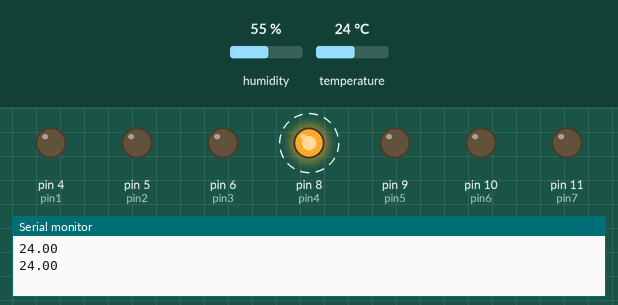
This sketch was run on a simulated Arduino Uno, built with avr-gcc and run on an emulated ATmega328P. Parts: output pins drawn as LEDs (lit = HIGH), the last lines printed to the serial monitor. Wiring (inferred from the names in the program): DHT11 sensor: data pin 7. Dashed ring = blinking. The inputs (shaded band) are chosen by the test bench; at power-on: temperature 24 °C, humidity 55 %. Pins used as bus, display or sensor lines are not drawn.

Above: at 1.8 s.
1.9 s: temperature set to 22 °C
6.0 s: temperature set to 19 °C
At 6.7 s:
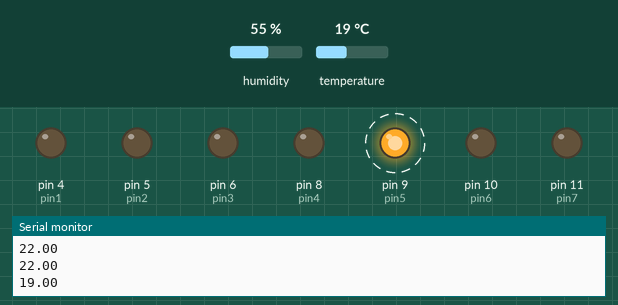
10.1 s: temperature set to 28 °C
At 10.6 s:
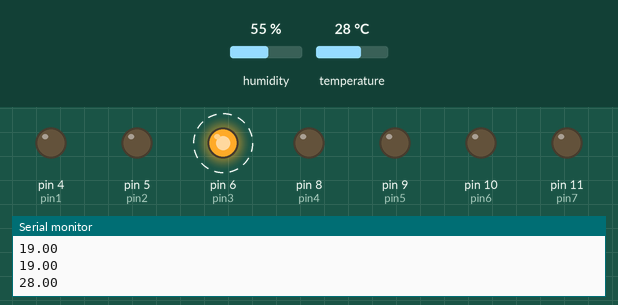
14.2 s: temperature set to 32 °C
17.7 s: temperature set to 35 °C
At 19.2 s:
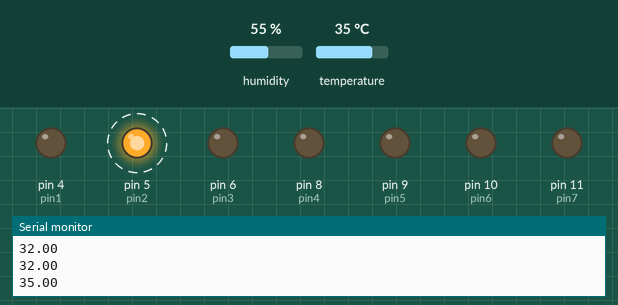
21.8 s: temperature set to 12 °C
At 23.3 s:
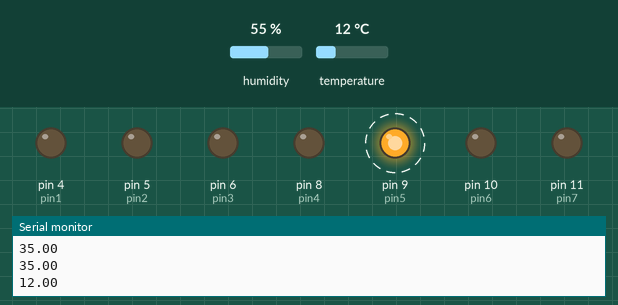
Timing chart, 0 to 26.9 s (numbered marks = the images above; inputs shaded):
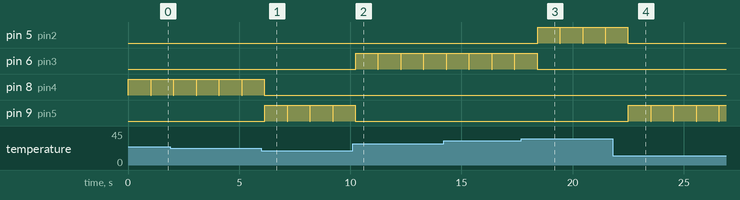

The sketch:

tempRow.ino
```cpp
#include <dht.h>
dht DHT;
#define DHT11_PIN 7
int pin1 = 4;
int pin2 = 5;
int pin3 = 6;
int pin4 = 8;
int pin5 = 9;
int pin6 = 10;
int pin7 = 11;

void setup() {
  pinMode(pin1, OUTPUT);
  pinMode(pin2, OUTPUT);
  pinMode(pin3, OUTPUT);
  pinMode(pin4, OUTPUT);
  pinMode(pin5, OUTPUT);
  pinMode(pin6, OUTPUT);
  pinMode(pin7, OUTPUT);
  Serial.begin(9600);

}


void loop() {

  digitalWrite(pin1, LOW);
  digitalWrite(pin2, LOW);
  digitalWrite(pin3, LOW);
  digitalWrite(pin4, LOW);
  digitalWrite(pin5, LOW);
  digitalWrite(pin6, LOW);
  digitalWrite(pin7, LOW);

 int chk = DHT.read11(DHT11_PIN);
Serial.println(DHT.temperature);
if (DHT.temperature< 0){ digitalWrite(pin7, HIGH);
    } else if (DHT.temperature>=0 and DHT.temperature<10){ digitalWrite(pin7,LOW);digitalWrite(pin6,HIGH);

    } else if (DHT.temperature>=10 and DHT.temperature<21){ digitalWrite(pin6,LOW);digitalWrite(pin5,HIGH);

    } else if (DHT.temperature>=21 and DHT.temperature<28){ digitalWrite(pin5,LOW);digitalWrite(pin4,HIGH);

    } else if (DHT.temperature>=28 and DHT.temperature<34){ digitalWrite(pin4,LOW);digitalWrite(pin3,HIGH);

    } else if (DHT.temperature>=34 and DHT.temperature<38){ digitalWrite(pin3,LOW);digitalWrite(pin2,HIGH);

    } else if (DHT.temperature>=38 and DHT.temperature<100){ digitalWrite(pin2,LOW);digitalWrite(pin1,HIGH);

    }
delay(1000);
}
```

Measured:
- the behaviour switches between 21 and 20 °C on temperature (found by bisection; images 0 and 1)
- the behaviour switches between 33 and 34 °C on temperature (found by bisection; images 2 and 3)
- after the input at 6.0 s, pin 8 (pin4): goes on until 6.1 s, then stays LOW; pin 9 (pin5): alternates HIGH for 1.0 s and LOW for 0.02 s, starting after 0.16 s
- after the input at 10.1 s, pin 6 (pin3): alternates HIGH for 1.0 s and LOW for 0.02 s, starting after 0.15 s; pin 9 (pin5): goes on until 10.2 s, then stays LOW
- after the input at 17.7 s, pin 5 (pin2): alternates HIGH for 1.0 s and LOW for 0.02 s, starting after 0.72 s; pin 6 (pin3): goes on until 18.4 s, then stays LOW
- after the input at 21.8 s, pin 5 (pin2): goes on until 22.5 s, then stays LOW; pin 9 (pin5): alternates HIGH for 1.0 s and LOW for 0.02 s, starting after 0.71 s
- by itself, pin 8 (pin4): alternates HIGH for 1.0 s and LOW for 0.02 s
